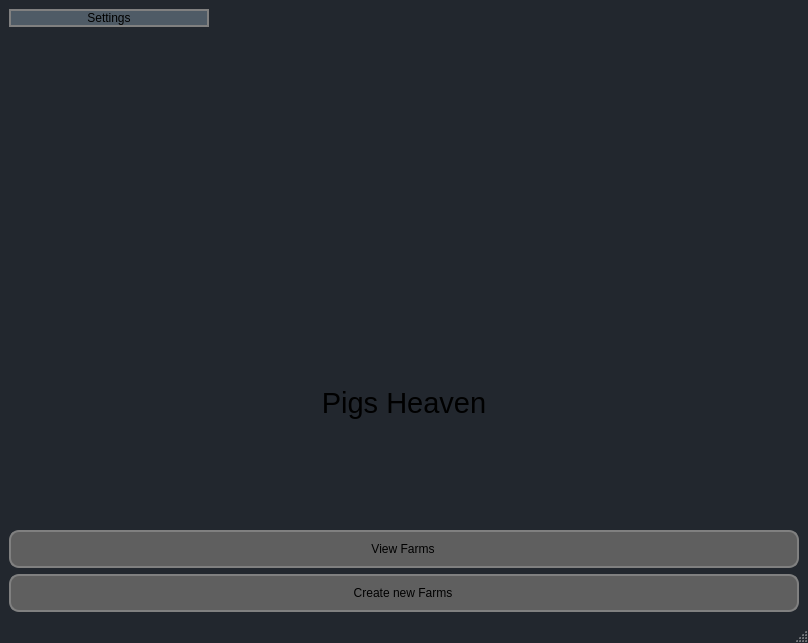
<?xml version="1.0" encoding="UTF-8"?>
<ui version="4.0">
 <class>BaseWindow</class>
 <widget class="QMainWindow" name="BaseWindow">
  <property name="enabled">
   <bool>true</bool>
  </property>
  <property name="geometry">
   <rect>
    <x>0</x>
    <y>0</y>
    <width>808</width>
    <height>643</height>
   </rect>
  </property>
  <property name="minimumSize">
   <size>
    <width>400</width>
    <height>500</height>
   </size>
  </property>
  <property name="windowTitle">
   <string>BaseWindow</string>
  </property>
  <property name="styleSheet">
   <string notr="true">QMainWindow {background: #22272E;}</string>
  </property>
  <widget class="QWidget" name="centralwidget">
   <property name="enabled">
    <bool>true</bool>
   </property>
   <property name="styleSheet">
    <string notr="true">QWidget {background: #22272E;}</string>
   </property>
   <layout class="QGridLayout" name="gridLayout">
    <item row="0" column="0">
     <layout class="QVBoxLayout" name="verticalLayout">
      <item>
       <widget class="QPushButton" name="pushButton_settings">
        <property name="minimumSize">
         <size>
          <width>200</width>
          <height>0</height>
         </size>
        </property>
        <property name="maximumSize">
         <size>
          <width>200</width>
          <height>16777215</height>
         </size>
        </property>
        <property name="styleSheet">
         <string notr="true">QPushButton{
background:#4F5B66;
border: 2px solid gray;
border-radius:10px;
padding:0 8px;

}</string>
        </property>
        <property name="text">
         <string>Settings</string>
        </property>
       </widget>
      </item>
      <item>
       <widget class="QLabel" name="logo">
        <property name="text">
         <string/>
        </property>
        <property name="textFormat">
         <enum>Qt::AutoText</enum>
        </property>
        <property name="pixmap">
         <pixmap resource="../resources.qrc">:/assets/cute_pig_bun35.png</pixmap>
        </property>
        <property name="alignment">
         <set>Qt::AlignCenter</set>
        </property>
       </widget>
      </item>
      <item>
       <widget class="QLabel" name="name">
        <property name="font">
         <font>
          <pointsize>22</pointsize>
         </font>
        </property>
        <property name="text">
         <string>Pigs Heaven</string>
        </property>
        <property name="alignment">
         <set>Qt::AlignCenter</set>
        </property>
       </widget>
      </item>
      <item>
       <widget class="QPushButton" name="pushButton">
        <property name="enabled">
         <bool>true</bool>
        </property>
        <property name="minimumSize">
         <size>
          <width>271</width>
          <height>22</height>
         </size>
        </property>
        <property name="styleSheet">
         <string notr="true">QPushButton{
background:#5F5F5F;
border: 2px solid gray;
border-radius:10px;
padding:10 10 10 8px;

}</string>
        </property>
        <property name="text">
         <string>View Farms</string>
        </property>
       </widget>
      </item>
      <item>
       <widget class="QPushButton" name="pushButton_2">
        <property name="enabled">
         <bool>true</bool>
        </property>
        <property name="minimumSize">
         <size>
          <width>0</width>
          <height>22</height>
         </size>
        </property>
        <property name="styleSheet">
         <string notr="true">QPushButton{
background:#5F5F5F;
border: 2px solid gray;
border-radius:10px;
padding:10 10 10 8px;

}</string>
        </property>
        <property name="text">
         <string>Create new Farms</string>
        </property>
       </widget>
      </item>
     </layout>
    </item>
   </layout>
  </widget>
  <widget class="QMenuBar" name="menubar">
   <property name="geometry">
    <rect>
     <x>0</x>
     <y>0</y>
     <width>808</width>
     <height>26</height>
    </rect>
   </property>
  </widget>
  <widget class="QStatusBar" name="statusbar"/>
 </widget>
 <resources>
  <include location="../resources.qrc"/>
 </resources>
 <connections/>
</ui>
